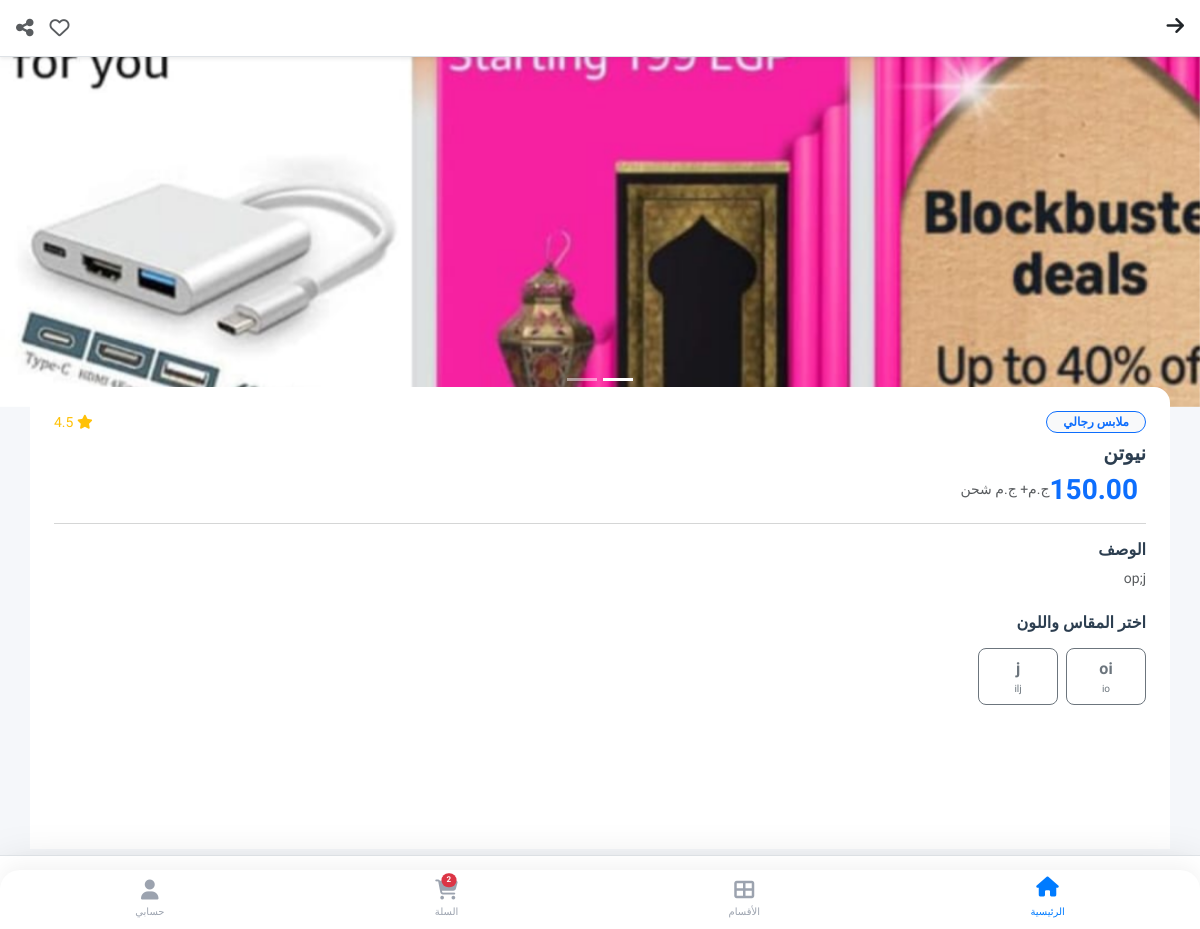
Screenshot of /product/2/ with the database file from the repository.
### store/models.py (models this page shows, shortened)
class Product(models.Model):
    category = models.ForeignKey(Category, on_delete=models.SET_NULL, null=True, blank=True, related_name='products', verbose_name="القسم")
    merchant = models.ForeignKey(MerchantProfile, on_delete=models.CASCADE, related_name='products')
    name = models.CharField(max_length=200, verbose_name="اسم المنتج")
    description = models.TextField(verbose_name="وصف المنتج")
    base_price = models.DecimalField(max_digits=10, decimal_places=2, verbose_name="السعر الأساسي")
    image = models.ImageField(upload_to='products/', verbose_name="صورة المنتج الرئيسية")
    is_active = models.BooleanField(default=False, verbose_name="مفعل (موافقة المشرف)")
    created_at = models.DateTimeField(auto_now_add=True)

class ProductImage(models.Model):
    product = models.ForeignKey(Product, on_delete=models.CASCADE, related_name='images')
    image = models.ImageField(upload_to='product_gallery/', verbose_name="صورة إضافية")

class Category(models.Model):
    name = models.CharField(max_length=100, verbose_name="اسم القسم")
    image = models.ImageField(upload_to='categories/', verbose_name="صورة القسم", blank=True, null=True)
    created_at = models.DateTimeField(auto_now_add=True)
    class Meta:
        verbose_name = "قسم"
        verbose_name_plural = "الأقسام"

class ProductSize(models.Model):
    product = models.ForeignKey(Product, on_delete=models.CASCADE, related_name='variations') # غيرنا الاسم لـ variations ليكون أدق
    size_label = models.CharField(max_length=10, verbose_name="المقاس") # S, M, L
    color_label = models.CharField(max_length=30, verbose_name="اللون", default="Standard") # أحمر، أزرق
    stock_quantity = models.PositiveIntegerField(default=0, verbose_name="الكمية المتاحة")

### store/views.py (the view)
# urls.py: path('product/<int:pk>/', views.product_detail, name='product_detail'),
def product_detail(request, pk):
    product = get_object_or_404(Product, pk=pk)
    sizes = product.variations.filter(stock_quantity__gt=0)
    return render(request, 'store/product_detail.html', {'product': product, 'sizes': sizes})

### templates/store/product_detail.html (shortened to what this page needs)
{% extends 'base.html' %}
{% block content %}
<div class="d-flex justify-content-between align-items-center p-3 sticky-top bg-white border-bottom shadow-sm">
    <a href="javascript:history.back()" class="text-dark">
        <i class="fas fa-arrow-right fs-5"></i>
    </a>
    <div class="d-flex gap-3">
        <i class="far fa-heart fs-5 text-muted"></i>
        <i class="fas fa-share-alt fs-5 text-muted"></i>
    </div>
</div>
<div id="productCarousel" class="carousel slide" data-bs-ride="carousel">
    <div class="carousel-inner">
        <div class="carousel-item active">
            {% if product.image %}
                <img src="{{ product.image.url }}" class="d-block w-100" style="height: 350px; object-fit: cover;">
            {% else %}
                <div class="bg-light d-flex align-items-center justify-content-center" style="height: 350px;">
                    <i class="fas fa-camera fa-3x text-muted opacity-25"></i>
                </div>
            {% endif %}
        </div>
    </div>
    {% if product.images.exists %}
    <div class="carousel-indicators">
        <button type="button" data-bs-target="#productCarousel" data-bs-slide-to="0" class="active"></button>
        {% for img in product.images.all %}
        <button type="button" data-bs-target="#productCarousel" data-bs-slide-to="{{ forloop.counter }}"></button>
        {% endfor %}
    </div>
    {% endif %}
</div>
<div class="container bg-white rounded-top-4 p-4 position-relative" style="margin-top: -20px; z-index: 10;">
    <div class="d-flex justify-content-between align-items-center mb-2">
        <span class="badge bg-light text-primary border border-primary rounded-pill px-3 py-1">
            {{ product.category.name }}
        </span>
        <div class="text-warning small">
            <i class="fas fa-star"></i> 4.5
        </div>
    </div>
    <h5 class="fw-bold mb-2">{{ product.name }}</h5>
    <div class="d-flex align-items-center mb-3">
        <h3 class="text-primary fw-bold mb-0 me-2">{{ product.base_price }}</h3>
        <span class="text-muted small">ج.م</span>
        {% if product.shipping_fee == 0 %}
            <span class="badge bg-success ms-auto">شحن مجاني</span>
        {% else %}
            <span class="text-muted small ms-auto">+ {{ product.shipping_fee }} ج.م شحن</span>
        {% endif %}
    </div>
    <hr class="text-muted opacity-25">
    <h6 class="fw-bold mb-2">الوصف</h6>
    <p class="text-muted small mb-4" style="line-height: 1.6;">
        {{ product.description|linebreaksbr }}
    </p>
    <form method="POST" action="{% url 'add_to_cart' product.pk %}" class="pb-5 mb-5">
        <h6 class="fw-bold mb-3">اختر المقاس واللون</h6>
        <div class="d-flex flex-wrap gap-2 mb-4">
            {% for size in sizes %}
            <div>
                <label class="btn btn-outline-secondary rounded-3 px-3 py-2 d-flex flex-column align-items-center" for="size_{{ size.id }}" style="min-width: 80px;">
                    <span class="fw-bold">{{ size.size_label }}</span>
                    <small style="font-size: 10px;">{{ size.color_label }}</small>
                </label>
            </div>
            {% empty %}
            <p class="text-danger small">غير متوفر حالياً.</p>
            {% endfor %}
        </div>
        <div class="fixed-bottom bg-white p-3 border-top shadow-lg d-flex align-items-center gap-3" style="z-index: 1000;">
            <div class="bg-light rounded-pill d-flex align-items-center px-2 py-1 border" style="width: 120px; justify-content: space-between;">
                <button type="button" class="btn btn-sm text-muted" onclick="this.nextElementSibling.stepDown()"></button>
                <button type="button" class="btn btn-sm text-primary" onclick="this.previousElementSibling.stepUp()"></button>
            </div>
            <button type="submit" class="btn btn-primary-app w-100 py-2 fw-bold shadow-sm" {% if not sizes %}disabled{% endif %}>
            </button>
        </div>
    </form>
</div>
{% endblock %}

### templates/base.html (style rules this page uses)
:root { --primary-blue: #007bff; --accent-yellow: #ffc107; --bg-light: #f5f7fa; --text-dark: #2c3e50; --white: #ffffff; }
body { padding-bottom: 80px; background-color: var(--bg-light); font-family: 'Tajawal', sans-serif; color: var(--text-dark); -webkit-tap-highlight-color: transparent; }
.btn-primary-app { background-color: var(--primary-blue); color: white; border: none; border-radius: 50px; }

### rows the page displays
Product: image (picture), category.name "ملابس رجالي", name "نيوتن", base_price "150.00", description "op;j"
ProductSize: size_label "oi", color_label "io"
ProductSize: size_label "j", color_label "ilj"
